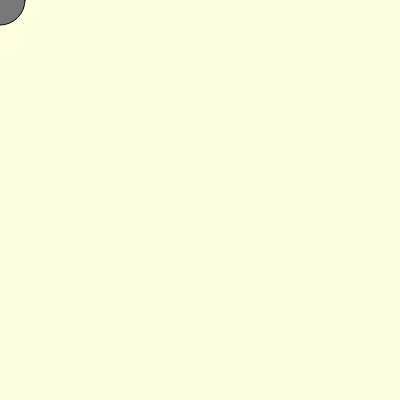
Frame 1 (no input)
Frame 60 (no input): identical to frame 1, image omitted
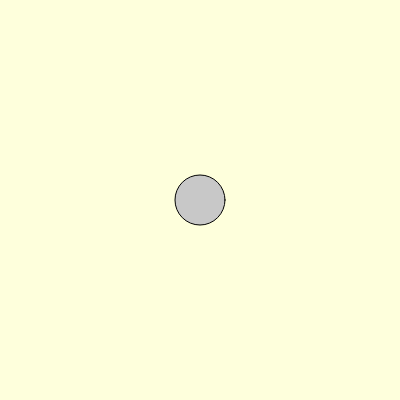
Frame 120 (the mouse pressed at the canvas centre since frame 60)

The p5.js sketch that drew these frames (run headless with seeded random() and noise() and a simulated clock; from frame 60 on, the mouse is pressed at the canvas centre):

// p5.js sketch
// ── sketch.js
function setup() {
  createCanvas(400, 400);
}
  
function draw() {
  if(mouseIsPressed){
    fill(200)
  }else{
    fill(120)
  }
  background(254,255,220);
  ellipse(mouseX,mouseY,50,50)
}
// ── style.css
html, body {
  margin: 0;
  padding: 0;
  background: linear-gradient(rgb(255, 247, 16),rgb(242, 112, 42));
}
canvas {
  display: block;
}
